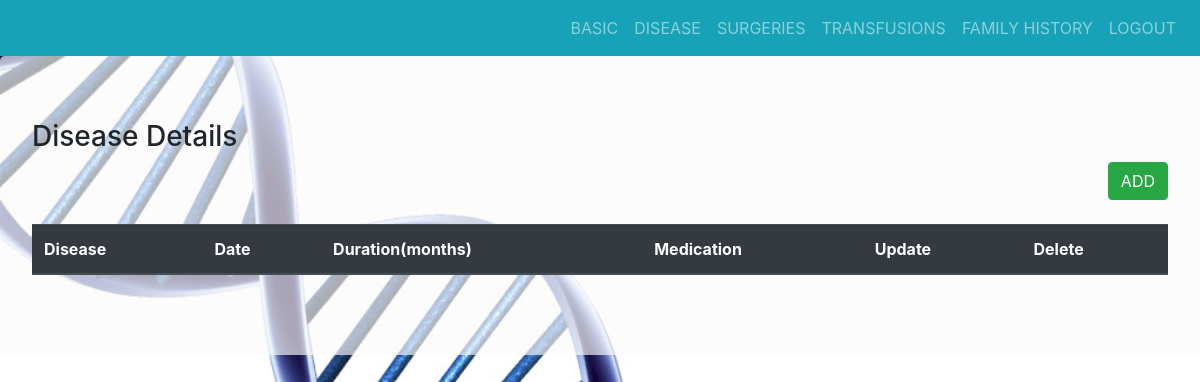
Before: /patient/diseases/100 with the older database file.
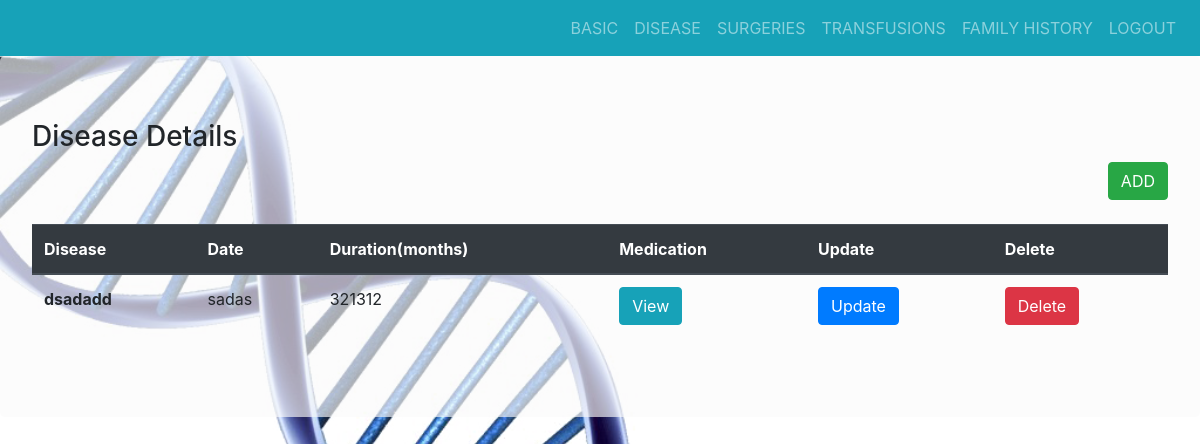
After: the same page with the newer database file.
### tables this page shows
CREATE TABLE disease
            (d_id integer primary key autoincrement,p_id number,name text,date text,duration number,constraint fk1 foreign key(p_id) references patient(p_id) on delete cascade);

### app1.py (the view)
@app.route('/patient/diseases/<pid>')
def patientdiseases(pid):
    con=sql.connect('database.db')
    cur=con.cursor()
    p_id=pid
    res=cur.execute("select * from disease where p_id=(?)",(p_id,)).fetchall()
    return render_template('patientdiseases.html',res=res,p_id=p_id)

### templates/patientdiseases.html (shortened to what this page needs)
<!DOCTYPE html>
    <head>
        <link rel="stylesheet" href="https://stackpath.bootstrapcdn.com/bootstrap/4.3.1/css/bootstrap.min.css">
    </head>
    <body>
        <nav class="navbar navbar-expand-sm bg-info navbar-dark justify-content-end">
                <ul class="navbar-nav">
                    <li class="nav-item">
                    <a class="nav-link" href="{{ url_for('patientbasic',pid=p_id) }}">BASIC</a>
                    </li>
                    <li class="nav-item">
                    <a class="nav-link" href="{{ url_for('patientdiseases',pid=p_id) }}">DISEASE</a>
                    </li>
                    <li class="nav-item">
                    <a class="nav-link" href="{{ url_for('patientsurgeries',pid=p_id) }}">SURGERIES</a>
                    </li>
                    <li class="nav-item">
                    <a class="nav-link" href="{{ url_for('patienttransfusions',pid=p_id) }}">TRANSFUSIONS</a>
                    </li>
                    <li class="nav-item">
                    <a class="nav-link" href="{{ url_for('patientfamilyhistory',pid=p_id) }}">FAMILY HISTORY</a>
                    </li>
                    <li class="nav-item">
                    <a class="nav-link" href="/">LOGOUT</a>
                    </li>
            </ul>
        </nav>
        <div class="jumbotron" style="background:rgba(250, 250, 250, 0.658) ;">
            <h3>Disease Details</h3>
            <div class="d-flex justify-content-end"><a href="{{ url_for('adddiseases',pid=p_id)}}" class="btn btn-success">ADD</a></div><br/>
            <table class="table">
                    <thead class="thead-dark">
                      <tr>
                        <th>Disease</th>
                        <th>Date</th>
                        <th>Duration(months)</th>
                        <th>Medication</th>
                        <th>Update</th>
                        <th>Delete</th>
                      </tr>
                    </thead>
                    <tbody>
                        {% for row in res %}
                      <tr>
                        <td><b>{{ row[2] }}</b></td>
                        <td>{{ row[3] }}</td>
                        <td>{{ row[4] }}</td>
                        <td><a href="{{ url_for('patientmedication',pid=p_id,did=row[0]) }}" class="btn btn-info">View</a></td>
                        <td><a href="{{ url_for('updatediseases',pid=p_id,did=row[0]) }}" class="btn btn-primary">Update</a></td>
                        <td><a href="{{ url_for('deletediseases',pid=p_id,did=row[0]) }}" class="btn btn-danger">Delete</a></td>
                      </tr>
                      {% endfor %}
                    </tbody>
                  </table>
        </div>
    </body>
</html>

Changed rows visible on the page:
added disease: name "dsadadd", date "sadas", duration "321312"
